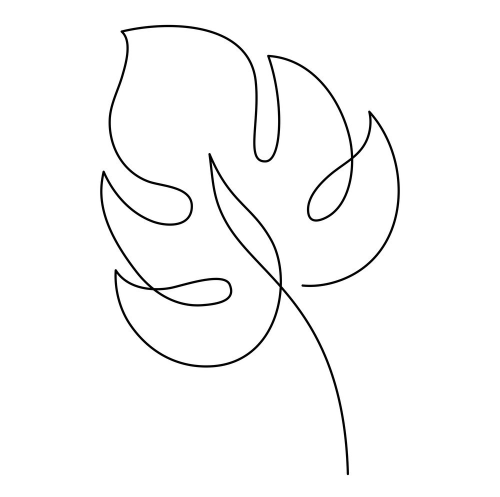
#> input picture images/leaf.jpg, 999 x 993 px (shown at 1/2 size)
$ python blah.py
#> lines starting #> are read from the running program, lines starting #| are printed output that depends on the picture; after the words box and inside, x2 and y2 are one past the last pixel; in counts of white or black regions, pixels touching at a corner belong together
import numpy as np
import cv2
from matplotlib import pyplot as plt


img = cv2.imread('images/leaf.jpg')
#> img is the input picture: shape (993, 999, 3); min 0, max 255, mean 249.4
grey = cv2.cvtColor(img, cv2.COLOR_BGR2GRAY)
invert = cv2.bitwise_not(grey)
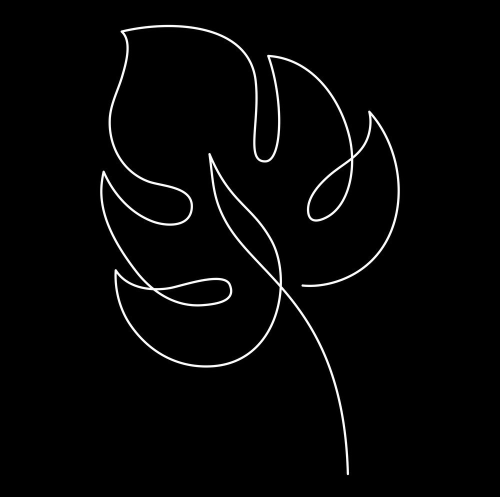
#> invert: shape (993, 999) (shown at 1/2 size); min 0, max 255, mean 5.6

# edges = cv2.Canny(grey, 100, 200)


ret, thresh = cv2.threshold(invert, 127, 255, 0)
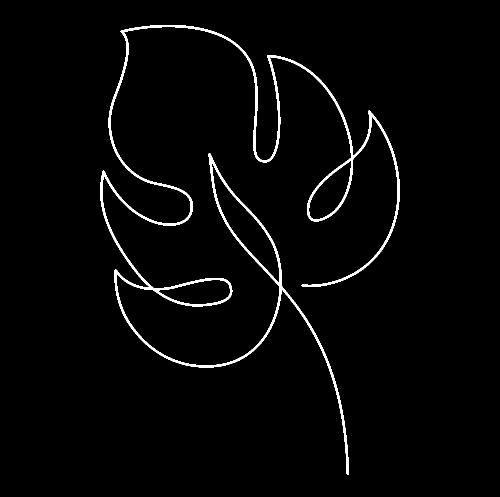
#> thresh: shape (993, 999) (shown at 1/2 size); 2.2% white; 1 white region

# plt.subplot(121),plt.imshow(img,cmap = 'gray')
# plt.title('Original Image'), plt.xticks([]), plt.yticks([])
# plt.subplot(122),plt.imshow(edges,cmap = 'gray')
contours, hierarchy = cv2.findContours(thresh, cv2.RETR_TREE, cv2.CHAIN_APPROX_SIMPLE)
#> contours = 6 contours, 2 with area under 20; largest, box (x1, y1, x2, y2) and area: (200, 50, 800, 950) 36389, (423, 325, 560, 568) 9043, (617, 321, 703, 440) 5210, (314, 559, 461, 610) 4847

cv2.drawContours(img, contours, -1, (0, 225, 0), 3)
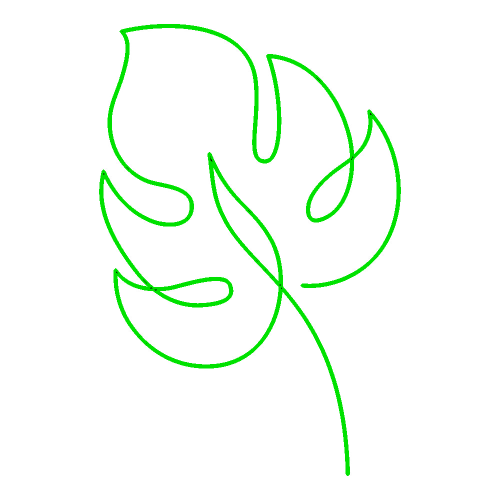
#> img: shape (993, 999, 3) (shown at 1/2 size); 3.92% of pixels changed, all inside (x1, y1, x2, y2) = (198, 48, 802, 952)


# plt.show()

if img is None:
  sys.exit("couldn't read the image")


cv2.imshow("Display window", img)
cv2.imshow("Grey window", grey)
# cv2.imshow("Edges", edges)
k = cv2.waitKey(0)
#> (key Esc is pressed here)

$ run again, with images/trap.jpg copied over images/leaf.jpg
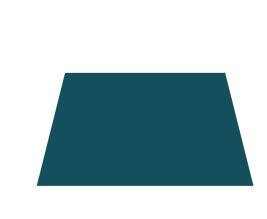
#> input picture images/trap.jpg, 267 x 219 px
#> img is the input picture: shape (219, 267, 3); mean B, G, R 195.7, 190.8, 169.3
#> `ret, thresh = cv2.threshold(invert, 127, 255, 0)`:
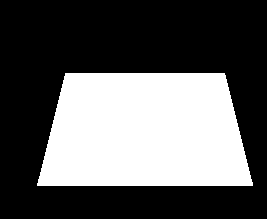
#> thresh: shape (219, 267); 36.3% white; 1 white region
#> contours = 1 contour; box (x1, y1, x2, y2) and area: (37, 73, 253, 186) 20947
#> `cv2.drawContours(img, contours, -1, (0, 225, 0), 3)`:
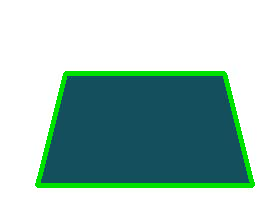
#> img: shape (219, 267, 3); 5.09% of pixels changed, all inside (x1, y1, x2, y2) = (35, 71, 255, 188)
